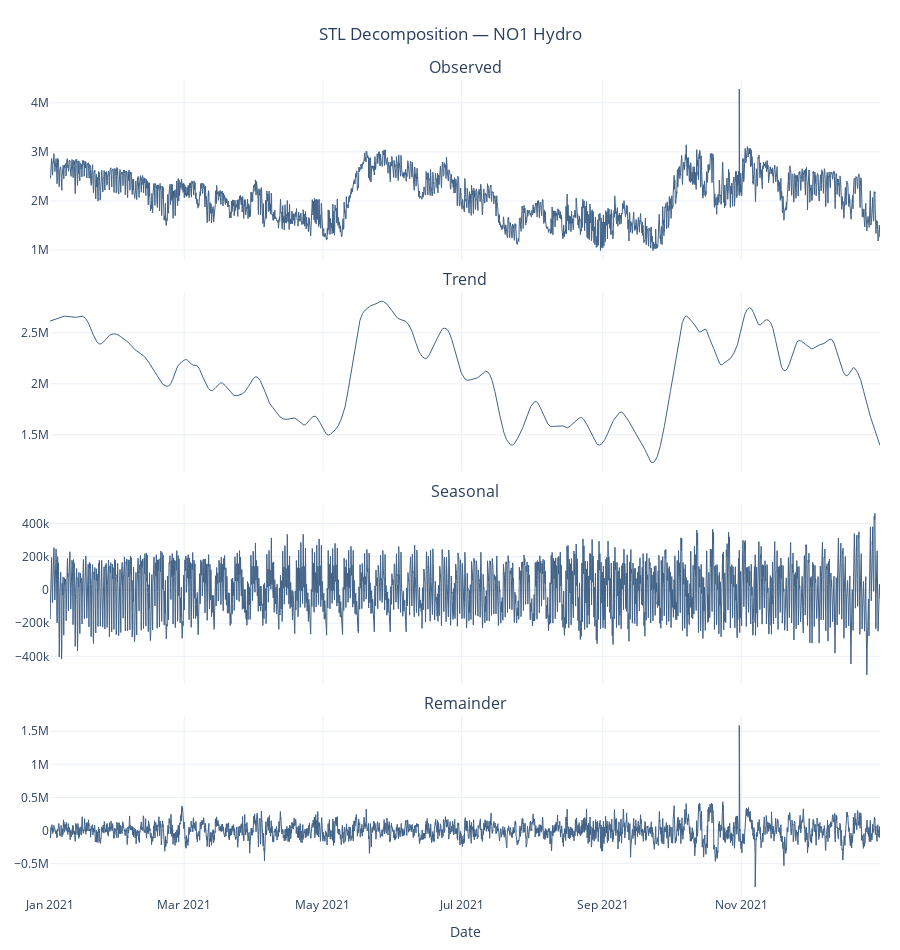

Notebook source saved alongside this figure:
### Markdown cell above
#### 3.3 Time Series Decomposition (STL) and Frequency Analysis (Spectrogram)

### Code cell
# STL Decomposition Function
def stl_decomposition_elhub(df, pricearea="NO5", productiongroup="hydro", period=168, seasonal=9, trend=241, robust=False):
    """ 
    Performs STL decomposition on Elhub production data and returns a Plotly figure 
    of the Observed, Trend, Seasonal, and Remainder components.
    """
    line_color = '#416287' 
    subset = df[(df["pricearea"].str.upper() == pricearea.upper()) & (df["productiongroup"].str.lower() == productiongroup.lower())].copy()
    
    # Prepare time series: ensure hourly frequency and fill any missing values
    subset = subset.set_index(pd.to_datetime(subset["starttime"]))
    ts = subset.groupby(level=0)['quantitykwh'].sum().asfreq('h').ffill().sort_index()
    
    # STL fitting
    result = STL(ts, period=period, seasonal=seasonal, trend=trend, robust=robust).fit()
    components_map = {"Observed": ts, "Trend": result.trend, "Seasonal": result.seasonal, "Remainder": result.resid}
    
    # Plotly subplot creation
    fig = make_subplots(rows=4, cols=1, shared_xaxes=True, subplot_titles=("Observed", "Trend", "Seasonal", "Remainder"), vertical_spacing=0.04)
    for i, (name, component_series) in enumerate(components_map.items()):
        fig.add_trace(go.Scatter(x=component_series.index, y=component_series.values, mode="lines", line=dict(color=line_color, width=1), name=name), row=i + 1, col=1)
    
    fig.update_layout(height=950, template="plotly_white", title=f"STL Decomposition — {pricearea.upper()} {productiongroup.capitalize()}", title_x=0.5, showlegend=False, margin=dict(t=80, b=50, l=50, r=20))
    fig.update_xaxes(title_text="Date", row=4, col=1)
    return fig



# Test STL Function
fig_stl = stl_decomposition_elhub(df=df, pricearea="NO1", productiongroup="hydro")
fig_stl.show()

### Figure 1 — Plotly figure (JSON) as saved in the notebook; plotly's stock layout.template omitted (floating-point values rounded to 4 significant figures; data arrays with more than 128 entries replaced by an {"elided": "..."} marker saying what was removed)
{"data": [{"line": {"color": "#416287", "width": 1}, "mode": "lines", "name": "Observed", "type": "scatter", "x": {"elided": "8760 str values"}, "xaxis": "x", "y": {"elided": "8760 float values"}, "yaxis": "y"}, {"line": {"color": "#416287", "width": 1}, "mode": "lines", "name": "Trend", "type": "scatter", "x": {"elided": "8760 str values"}, "xaxis": "x2", "y": {"elided": "8760 float values"}, "yaxis": "y2"}, {"line": {"color": "#416287", "width": 1}, "mode": "lines", "name": "Seasonal", "type": "scatter", "x": {"elided": "8760 str values"}, "xaxis": "x3", "y": {"elided": "8760 float values"}, "yaxis": "y3"}, {"line": {"color": "#416287", "width": 1}, "mode": "lines", "name": "Remainder", "type": "scatter", "x": {"elided": "8760 str values"}, "xaxis": "x4", "y": {"elided": "8760 float values"}, "yaxis": "y4"}], "layout": {"annotations": [{"font": {"size": 16}, "showarrow": false, "text": "Observed", "x": 0.5, "xanchor": "center", "xref": "paper", "y": 1, "yanchor": "bottom", "yref": "paper"}, {"font": {"size": 16}, "showarrow": false, "text": "Trend", "x": 0.5, "xanchor": "center", "xref": "paper", "y": 0.74, "yanchor": "bottom", "yref": "paper"}, {"font": {"size": 16}, "showarrow": false, "text": "Seasonal", "x": 0.5, "xanchor": "center", "xref": "paper", "y": 0.48, "yanchor": "bottom", "yref": "paper"}, {"font": {"size": 16}, "showarrow": false, "text": "Remainder", "x": 0.5, "xanchor": "center", "xref": "paper", "y": 0.22, "yanchor": "bottom", "yref": "paper"}], "height": 950, "margin": {"b": 50, "l": 50, "r": 20, "t": 80}, "showlegend": false, "title": {"text": "STL Decomposition — NO1 Hydro", "x": 0.5}, "xaxis": {"anchor": "y", "domain": [0, 1], "matches": "x4", "showticklabels": false}, "xaxis2": {"anchor": "y2", "domain": [0, 1], "matches": "x4", "showticklabels": false}, "xaxis3": {"anchor": "y3", "domain": [0, 1], "matches": "x4", "showticklabels": false}, "xaxis4": {"anchor": "y4", "domain": [0, 1], "title": {"text": "Date"}}, "yaxis": {"anchor": "x", "domain": [0.78, 1]}, "yaxis2": {"anchor": "x2", "domain": [0.52, 0.74]}, "yaxis3": {"anchor": "x3", "domain": [0.26, 0.48]}, "yaxis4": {"anchor": "x4", "domain": [0, 0.22]}}}
